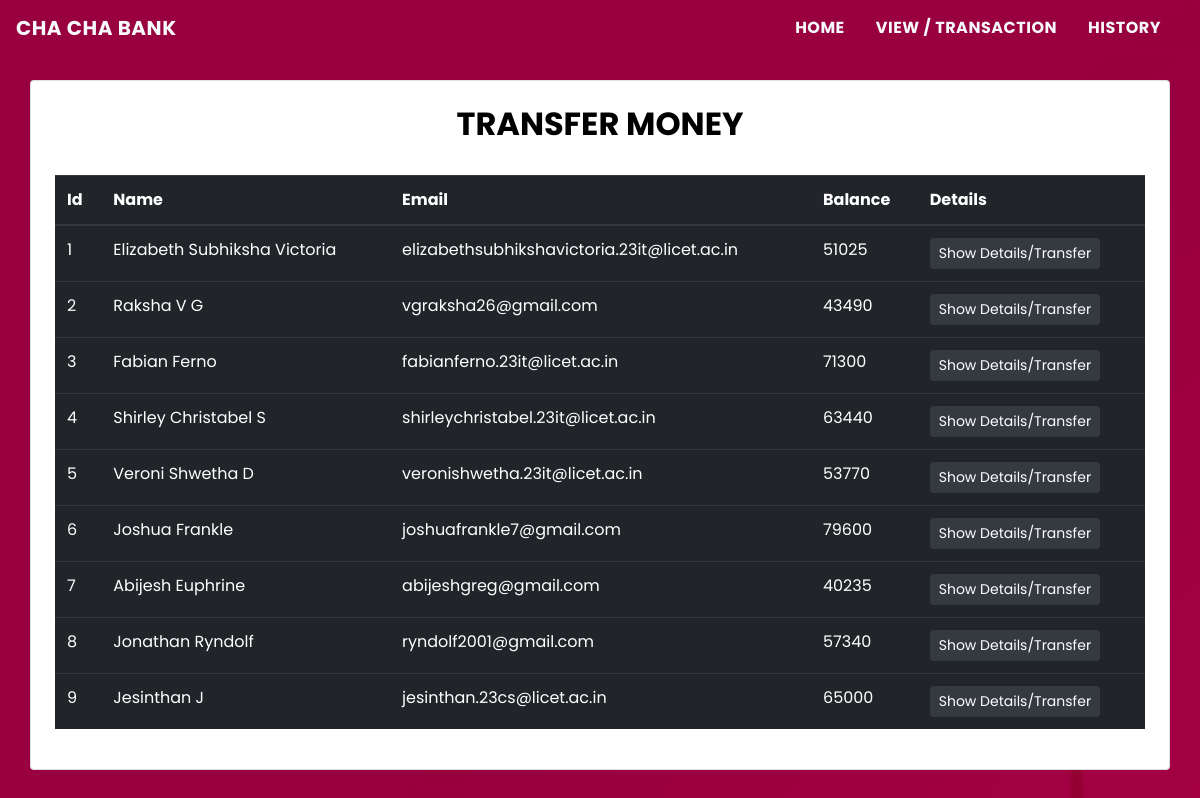
The app's page /transfermoney.php with its own data.
### tables this page shows
CREATE TABLE `users_details` (
  `id` int(5) NOT NULL,
  `name` varchar(100) NOT NULL,
  `email` varchar(150) NOT NULL,
  `balance` int(10) NOT NULL
);

### transfermoney.php (the view, shortened to what this page needs)
<!DOCTYPE html>
<html lang="en">
<head>
    <link rel="stylesheet" href="https://maxcdn.bootstrapcdn.com/bootstrap/4.0.0/css/bootstrap.min.css">
    <link rel="stylesheet" type="text/css" href="css/style.css">
</head>
<body>
    <?php
    include 'navbar.php';
    include 'config.php';
    $sql = "SELECT * FROM users_details";
    $result = mysqli_query($conn, $sql);
    ?>
    <div class="container card mt-4 rounded shadow-sm p-4" data-aos="fade-up">
        <h2 class="text-center font-weight-bold">TRANSFER MONEY</h2>
        <br>
        <div class="row">
            <div class="col">
                <div class="table-responsive-sm">
                    <table class="table table-hover table-dark">
                        <thead>
                            <tr>
                                <th scope="col">Id</th>
                                <th scope="col">Name</th>
                                <th scope="col">Email</th>
                                <th scope="col">Balance</th>
                                <th scope="col">Details</th>
                            </tr>
                        </thead>
                        <tbody>
                            <?php
                            while ($rows = mysqli_fetch_assoc($result)) {
                            ?>
                                <tr class="text-white">
                                    <td><?php echo $rows['id'] ?></td>
                                    <td><?php echo $rows['name'] ?></td>
                                    <td><?php echo $rows['email'] ?></td>
                                    <td><?php echo $rows['balance'] ?></td>
                                    <td><a href="userdetail.php?id= <?php echo $rows['id']; ?>"> <button type="button" class="btn btn-dark btn-sm">Show Details/Transfer</button></a></td>
                                </tr>
                            <?php
                            }
                            ?>
                        </tbody>
                    </table>
                </div>
            </div>
        </div>
    </div>
</body>
</html>

### navbar.php (shortened to what this page needs)
<nav class="navbar navbar-expand-md">
  <a class="navbar-brand mb-0 h1 text-light" href="index.php">CHA CHA BANK</a>
  <div class="collapse navbar-collapse" id="collapsibleNavbar">
    <ul class="navbar-nav ml-auto">
      <li class="nav-item">
        <a class="nav-link text-light" href="index.php">HOME</a>
      </li>
      <li class="nav-item">
        <a class="nav-link text-light" href="transfermoney.php">VIEW / TRANSACTION</a>
      </li>
      <li class="nav-item">
        <a class="nav-link text-light" href="transactionhistory.php">HISTORY</a>
      </li>
  </div>
</nav>

### css/style.css (style rules this page uses)
* { padding: 0; margin: 0; box-sizing: border-box; font-family: "poppins"; }
body { background-size: auto 400%; animation: gradient 50s ease infinite; background-image: url("../img/bank.jpg"); }
.nav-link { margin-right: 15px; letter-spacing: 0.5px; transition: 0.5s; }
.nav-item { font-weight: bold; font-size: medium; }
.navbar-brand { letter-spacing: 0.5px; font-weight: bolder; }
h2 { color: #000; letter-spacing: 1 px; }

### records on screen
users_details: id "1", name "Elizabeth Subhiksha Victoria", email "elizabethsubhikshavictoria.23it@licet.ac.in", balance "51025"
users_details: id "2", name "Raksha V G", email "vgraksha26@gmail.com", balance "43490"
users_details: id "3", name "Fabian Ferno", email "fabianferno.23it@licet.ac.in", balance "71300"
users_details: id "4", name "Shirley Christabel S", email "shirleychristabel.23it@licet.ac.in", balance "63440"
users_details: id "5", name "Veroni Shwetha D", email "veronishwetha.23it@licet.ac.in", balance "53770"
users_details: id "6", name "Joshua Frankle", email "joshuafrankle7@gmail.com", balance "79600"
users_details: id "7", name "Abijesh Euphrine", email "abijeshgreg@gmail.com", balance "40235"
users_details: id "8", name "Jonathan Ryndolf", email "ryndolf2001@gmail.com", balance "57340"
users_details: id "9", name "Jesinthan J", email "jesinthan.23cs@licet.ac.in", balance "65000"
